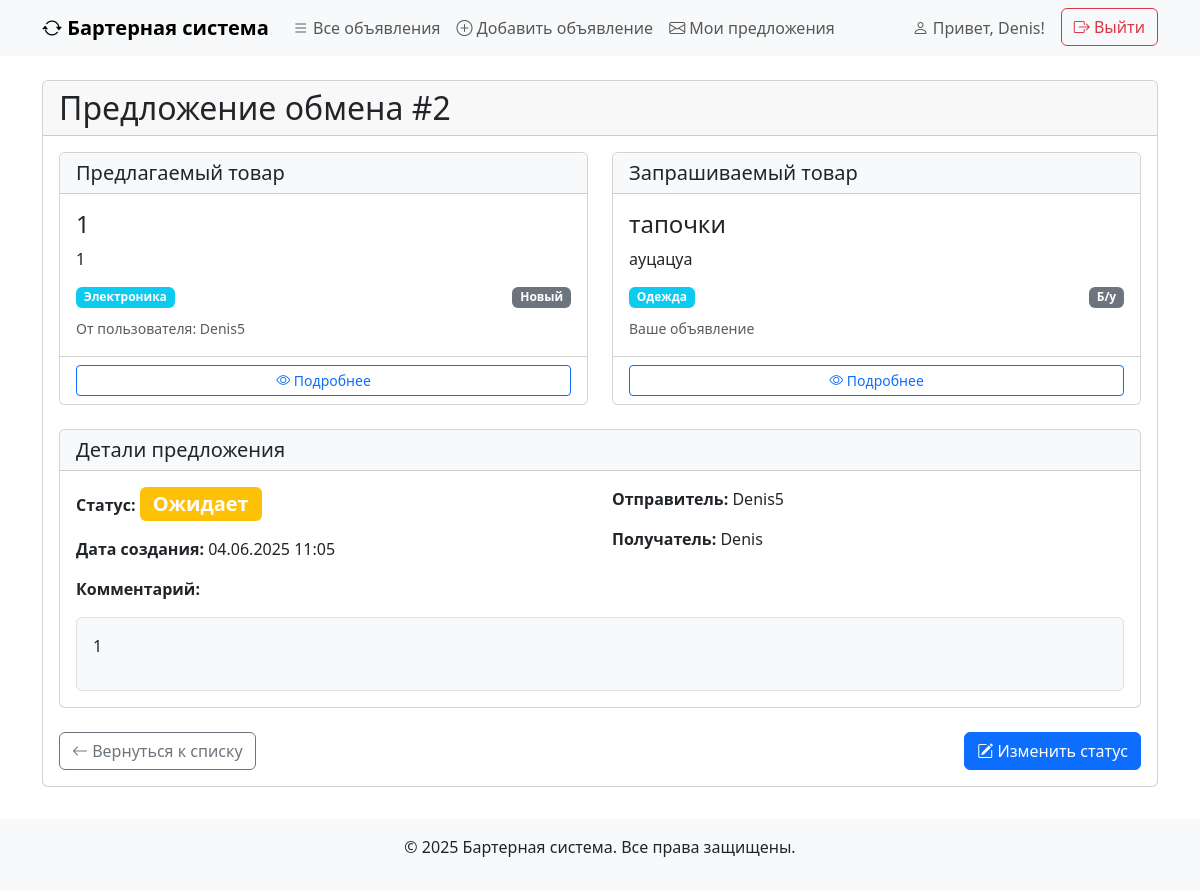
Screenshot of /proposal/2/ (signed in) with the database file from the repository.
### ads/models.py (models this page shows, shortened)
class ExchangeProposal(models.Model):
    STATUS_CHOICES = [
        ('pending', 'Ожидает'),
        ('accepted', 'Принята'),
        ('rejected', 'Отклонена'),
    ]
    ad_sender = models.ForeignKey(
        Ad,
        on_delete=models.CASCADE,
        related_name='sent_proposals',
        verbose_name='Предлагаемое объявление'
    )
    ad_receiver = models.ForeignKey(
        Ad,
        on_delete=models.CASCADE,
        related_name='received_proposals',
        verbose_name='Запрашиваемое объявление'
    )
    comment = models.TextField(verbose_name='Комментарий')
    status = models.CharField(
        max_length=20,
        choices=STATUS_CHOICES,
        default='pending',
        verbose_name='Статус'
    )
    created_at = models.DateTimeField(auto_now_add=True, verbose_name='Дата создания')
    def get_status_display(self):
        return dict(self.STATUS_CHOICES).get(self.status, self.status)

class Ad(models.Model):
    CATEGORY_CHOICES = [
        ('electronics', 'Электроника'),
        ('books', 'Книги'),
        ('clothes', 'Одежда'),
        ('furniture', 'Мебель'),
        ('other', 'Другое'),
    ]
    CONDITION_CHOICES = [
        ('new', 'Новый'),
        ('used', 'Б/у'),
        ('broken', 'Требует ремонта'),
    ]
    user = models.ForeignKey(
        User,
        on_delete=models.CASCADE,
        related_name='ads',
        verbose_name='Пользователь'
    )
    title = models.CharField(max_length=200, verbose_name='Заголовок')
    description = models.TextField(verbose_name='Описание')
    image_url = models.URLField(blank=True, null=True, verbose_name='Ссылка на изображение')
    category = models.CharField(max_length=50, choices=CATEGORY_CHOICES, verbose_name='Категория')
    condition = models.CharField(max_length=20, choices=CONDITION_CHOICES, verbose_name='Состояние')
    created_at = models.DateTimeField(auto_now_add=True, verbose_name='Дата создания')
    def get_category_display(self):
        return dict(self.CATEGORY_CHOICES).get(self.category, self.category)
    def get_condition_display(self):
        return dict(self.CONDITION_CHOICES).get(self.condition, self.condition)

### ads/views.py (the view)
# urls.py: path('proposal/<int:pk>/', ExchangeProposalDetailView.as_view(), name='proposal-detail'),
class ExchangeProposalDetailView(LoginRequiredMixin, DetailView):
    model = ExchangeProposal
    template_name = 'ads/proposal_detail.html'
    context_object_name = 'proposal'  # Явно задаем имя контекста
    queryset = ExchangeProposal.objects.select_related(
        'ad_sender',
        'ad_sender__user',
        'ad_receiver',
        'ad_receiver__user'
    )
    def get_context_data(self, **kwargs):
        context = super().get_context_data(**kwargs)
        proposal = self.object
        context['can_update'] = False
        if proposal.ad_receiver and proposal.ad_receiver.user == self.request.user:
            context['can_update'] = True
        context['ad_sender'] = proposal.ad_sender
        context['ad_receiver'] = proposal.ad_receiver
        return context

### ads/templates/ads/proposal_detail.html (shortened to what this page needs)
{% extends 'ads/base.html' %}
{% block content %}
<div class="card mb-4">
    <div class="card-header">
        <h2 class="mb-0">Предложение обмена #{{ proposal.id }}</h2>
    </div>
    <div class="card-body">
        <div class="row mb-4">
            <div class="col-md-6">
                <div class="card h-100">
                    <div class="card-header bg-light">
                        <h5 class="mb-0">Предлагаемый товар</h5>
                    </div>
                    <div class="card-body">
                        {% if ad_sender %}
                            <h4>{{ ad_sender.title }}</h4>
                            <p>{{ ad_sender.description }}</p>
                            <div class="d-flex justify-content-between">
                                <span class="badge bg-info">{{ ad_sender.get_category_display }}</span>
                                <span class="badge bg-secondary">{{ ad_sender.get_condition_display }}</span>
                            </div>
                            <div class="mt-2">
                                <small class="text-muted">От пользователя: {{ ad_sender.user.username }}</small>
                            </div>
                        {% else %}
                            <div class="alert alert-warning">
                                Объявление было удалено
                            </div>
                        {% endif %}
                    </div>
                    <div class="card-footer bg-white">
                        {% if ad_sender %}
                            <a href="{% url 'ad-detail' ad_sender.pk %}"
                               class="btn btn-sm btn-outline-primary w-100">
                                <i class="bi bi-eye"></i> Подробнее
                            </a>
                        {% else %}
                            <button class="btn btn-sm btn-outline-secondary w-100" disabled>
                                <i class="bi bi-eye-slash"></i> Подробнее
                            </button>
                        {% endif %}
                    </div>
                </div>
            </div>
            <div class="col-md-6">
                <div class="card h-100">
                    <div class="card-header bg-light">
                        <h5 class="mb-0">Запрашиваемый товар</h5>
                    </div>
                    <div class="card-body">
                        {% if ad_receiver %}
                            <h4>{{ ad_receiver.title }}</h4>
                            <p>{{ ad_receiver.description }}</p>
                            <div class="d-flex justify-content-between">
                                <span class="badge bg-info">{{ ad_receiver.get_category_display }}</span>
                                <span class="badge bg-secondary">{{ ad_receiver.get_condition_display }}</span>
                            </div>
                            <div class="mt-2">
                                <small class="text-muted">Ваше объявление</small>
                            </div>
                        {% else %}
                            <div class="alert alert-warning">
                                Объявление было удалено
                            </div>
                        {% endif %}
                    </div>
                    <div class="card-footer bg-white">
                        {% if ad_receiver %}
                            <a href="{% url 'ad-detail' ad_receiver.pk %}"
                               class="btn btn-sm btn-outline-primary w-100">
                                <i class="bi bi-eye"></i> Подробнее
                            </a>
                        {% else %}
                            <button class="btn btn-sm btn-outline-secondary w-100" disabled>
                                <i class="bi bi-eye-slash"></i> Подробнее
                            </button>
                        {% endif %}
                    </div>
                </div>
            </div>
        </div>
        <div class="card mb-4">
            <div class="card-header bg-light">
                <h5 class="mb-0">Детали предложения</h5>
            </div>
            <div class="card-body">
                <div class="row">
                    <div class="col-md-6">
                        <p><strong>Статус:</strong>
                            <span class="badge
                                {% if proposal.status == 'pending' %}bg-warning
                                {% elif proposal.status == 'accepted' %}bg-success
                                {% else %}bg-danger{% endif %} fs-5">
                                {{ proposal.get_status_display }}
                            </span>
                        </p>
                        <p><strong>Дата создания:</strong> {{ proposal.created_at|date:"d.m.Y H:i" }}</p>
                    </div>
                    <div class="col-md-6">
                        <p><strong>Отправитель:</strong>
                            {% if ad_sender %}
                                {{ ad_sender.user.username }}
                            {% else %}
                                <span class="text-muted">Удаленный пользователь</span>
                            {% endif %}
                        </p>
                        <p><strong>Получатель:</strong>
                            {% if ad_receiver %}
                                {{ ad_receiver.user.username }}
                            {% else %}
                                <span class="text-muted">Удаленный пользователь</span>
                            {% endif %}
                        </p>
                    </div>
                </div>
                <p><strong>Комментарий:</strong></p>
                <div class="border p-3 bg-light rounded">
                    {{ proposal.comment|linebreaks }}
                </div>
            </div>
        </div>
        <div class="d-flex justify-content-between mt-4">
            <a href="{% url 'proposal-list' %}" class="btn btn-outline-secondary">
                <i class="bi bi-arrow-left"></i> Вернуться к списку
            </a>
            {% if can_update %}
                <a href="{% url 'proposal-update' proposal.id %}" class="btn btn-primary">
                    <i class="bi bi-pencil-square"></i> Изменить статус
                </a>
            {% endif %}
        </div>
    </div>
</div>
{% endblock %}

### ads/templates/ads/base.html (shortened to what this page needs)
<!DOCTYPE html>
<html lang="ru">
<head>
    <link href="https://cdn.jsdelivr.net/npm/bootstrap@5.3.0/dist/css/bootstrap.min.css" rel="stylesheet">
    <link rel="stylesheet" href="https://cdn.jsdelivr.net/npm/bootstrap-icons@1.10.0/font/bootstrap-icons.css">
</head>
<body>
    <nav class="navbar navbar-expand-lg navbar-light bg-light">
        <div class="container">
            <a class="navbar-brand" href="{% url 'ad-list' %}">
                <i class="bi bi-arrow-repeat"></i> Бартерная система
            </a>
            <div class="collapse navbar-collapse" id="navbarNav">
                <ul class="navbar-nav me-auto">
                    <li class="nav-item">
                        <a class="nav-link" href="{% url 'ad-list' %}">
                            <i class="bi bi-list"></i> Все объявления
                        </a>
                    </li>
                    <li class="nav-item">
                        <a class="nav-link" href="{% url 'ad-create' %}">
                            <i class="bi bi-plus-circle"></i> Добавить объявление
                        </a>
                    </li>
                    <li class="nav-item">
                        <a class="nav-link" href="{% url 'proposal-list' %}">
                            <i class="bi bi-envelope"></i> Мои предложения
                        </a>
                    </li>
                </ul>
                <div class="d-flex">
                    {% if user.is_authenticated %}
                        <span class="navbar-text me-3">
                            <i class="bi bi-person"></i> Привет, {{ user.username }}!
                        </span>
                        <form action="{% url 'logout' %}" method="post" class="logout-form">
                            <button type="submit" class="btn btn-outline-danger">
                                <i class="bi bi-box-arrow-right"></i> Выйти
                            </button>
                        </form>
                    {% endif %}
                </div>
            </div>
        </div>
    </nav>
    <div class="container my-4">
        {% block content %}{% endblock %}
    </div>
    <footer class="text-center">
        <div class="container">
            <p>&copy; {% now "Y" %} Бартерная система. Все права защищены.</p>
        </div>
    </footer>
</body>
</html>

### ads/templates/ads/base.html (style rules this page uses)
.navbar-brand { font-weight: 700; }
footer { margin-top: 2rem; padding: 1rem 0; background-color: #f8f9fa; }
.logout-form { display: inline; }

### rows the page displays
ExchangeProposal: id "2", status "Ожидает", created_at "04.06.2025 11:05", comment "1"
Ad: title "1", description "1", category "Электроника", condition "Новый", user.username "Denis5"
Ad: title "тапочки", description "ауцацуа", category "Одежда", condition "Б/у", user.username "Denis"

### other values shown
{{ user.username }} "Denis"
